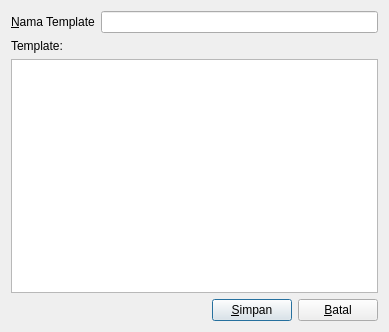
<?xml version="1.0" encoding="UTF-8"?>
<ui version="4.0">
 <class>StudyTextTemplateEditor</class>
 <widget class="QDialog" name="StudyTextTemplateEditor">
  <property name="geometry">
   <rect>
    <x>0</x>
    <y>0</y>
    <width>389</width>
    <height>332</height>
   </rect>
  </property>
  <property name="windowTitle">
   <string>Dialog</string>
  </property>
  <layout class="QVBoxLayout" name="verticalLayout">
   <item>
    <layout class="QHBoxLayout" name="horizontalLayout_2">
     <item>
      <widget class="QLabel" name="label">
       <property name="text">
        <string>&amp;Nama Template</string>
       </property>
       <property name="buddy">
        <cstring>nameEdit</cstring>
       </property>
      </widget>
     </item>
     <item>
      <widget class="QLineEdit" name="nameEdit"/>
     </item>
    </layout>
   </item>
   <item>
    <widget class="QLabel" name="label_2">
     <property name="text">
      <string>Template:</string>
     </property>
    </widget>
   </item>
   <item>
    <widget class="QPlainTextEdit" name="templateEdit"/>
   </item>
   <item>
    <layout class="QHBoxLayout" name="horizontalLayout">
     <item>
      <spacer name="horizontalSpacer">
       <property name="orientation">
        <enum>Qt::Horizontal</enum>
       </property>
       <property name="sizeHint" stdset="0">
        <size>
         <width>40</width>
         <height>20</height>
        </size>
       </property>
      </spacer>
     </item>
     <item>
      <widget class="QPushButton" name="saveButton">
       <property name="text">
        <string>&amp;Simpan</string>
       </property>
      </widget>
     </item>
     <item>
      <widget class="QPushButton" name="cancelButton">
       <property name="text">
        <string>&amp;Batal</string>
       </property>
      </widget>
     </item>
    </layout>
   </item>
  </layout>
 </widget>
 <tabstops>
  <tabstop>nameEdit</tabstop>
  <tabstop>saveButton</tabstop>
  <tabstop>cancelButton</tabstop>
 </tabstops>
 <resources/>
 <connections/>
</ui>
